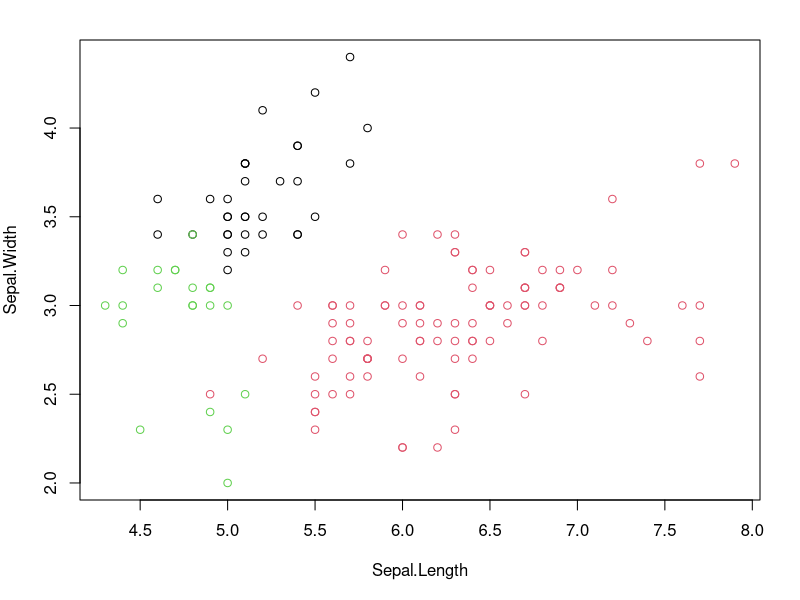
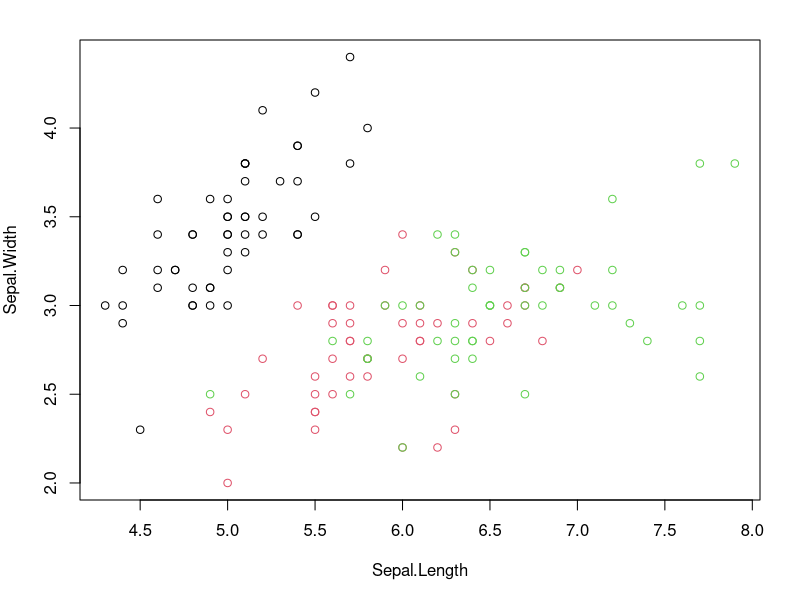
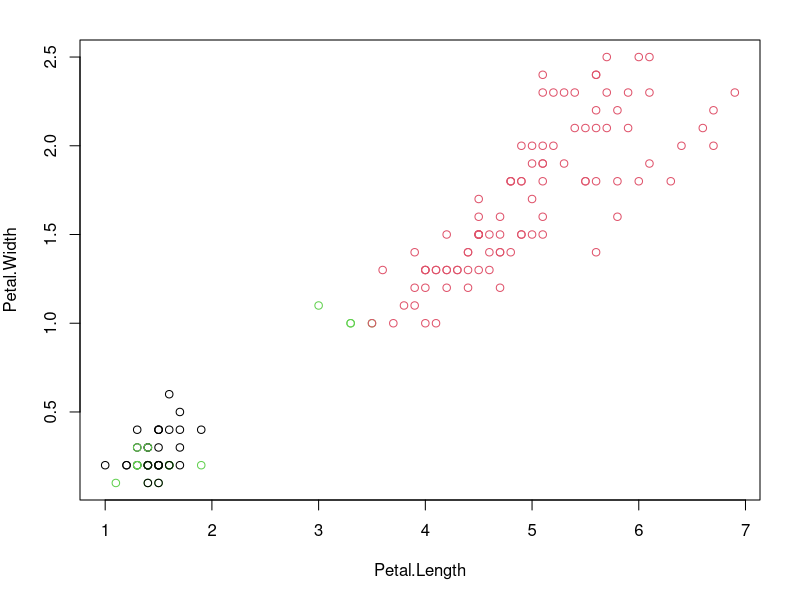
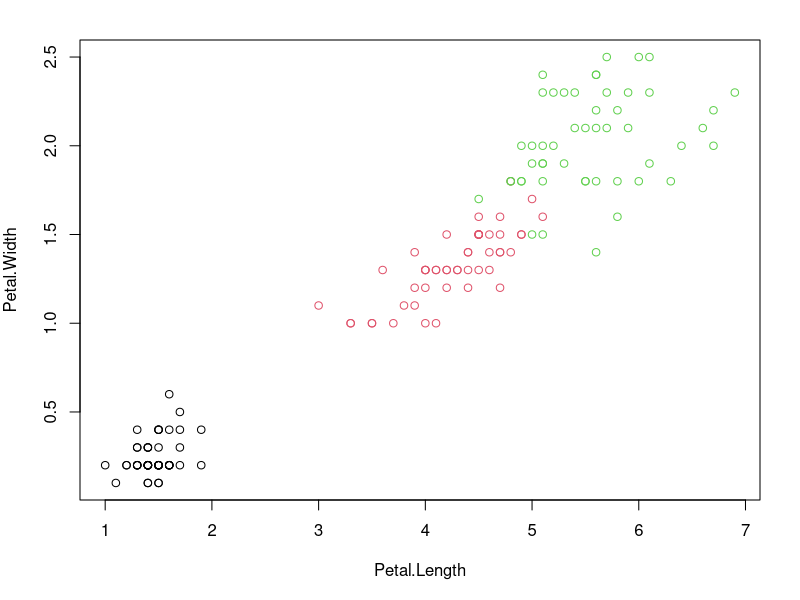
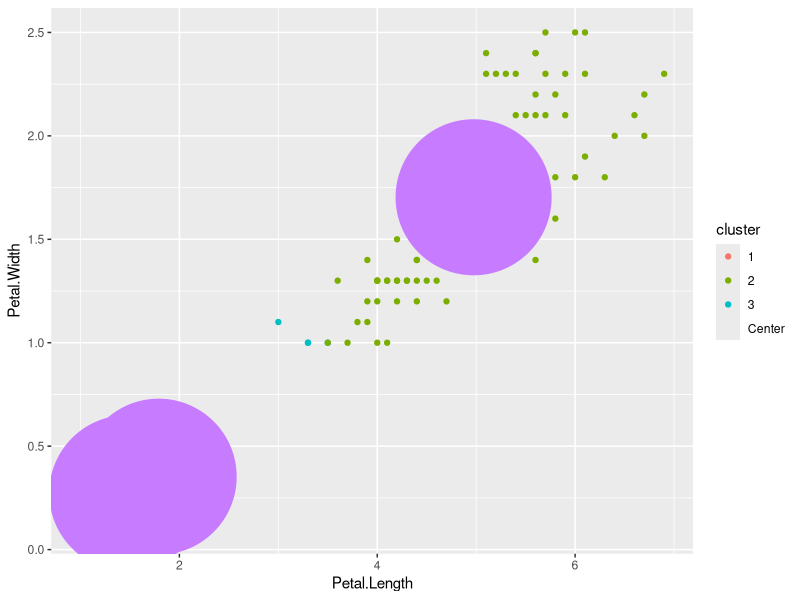
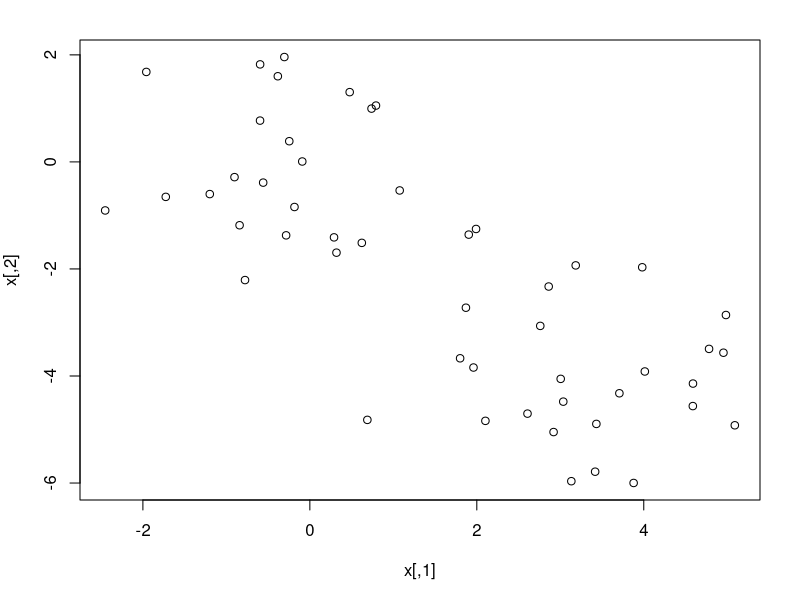
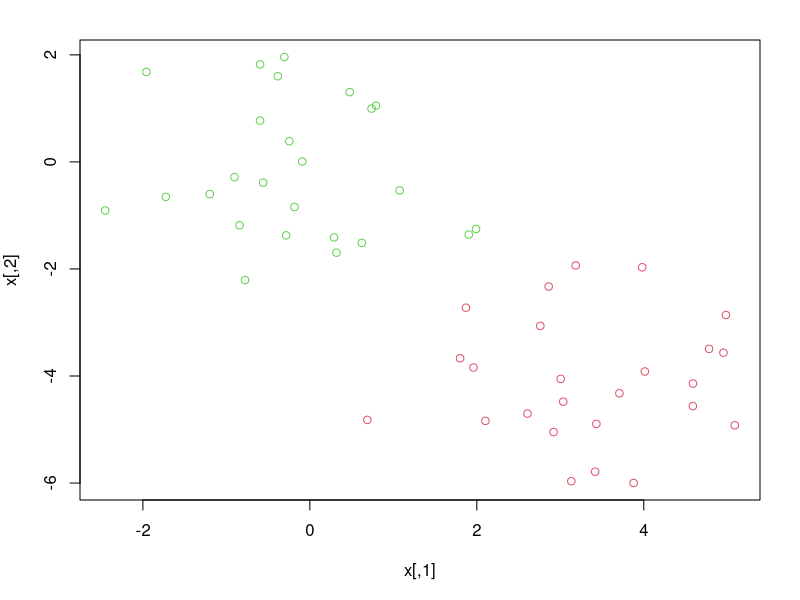

Write R code to recreate these figures, in order.
## ---- chunk 1
library("datasets")
data("iris")
summary(iris)
## ---- chunk 2
iris.new <- iris[, 1:4]
iris.class <- iris[, "Species"]
set.seed(1356)
result <- kmeans(iris.new, 3)
## ---- chunk 3
par(mfow=c(2,2), mar=c(5,4,2,2))
plot(iris.new[, c(1,2)], col=result$cluster)
plot(iris.new[, c(1,2)], col=iris.class)
plot(iris.new[, c(3,4)], col=result$cluster)
plot(iris.new[, c(3,4)], col=iris.class)
## ---- chunk 4
result$tot.withinss
## ---- chunk 5
attributes(result)$names
## ---- chunk 6
iris.new$cluster <- factor(result$cluster)
centers <- as.data.frame(result$centers)
library(ggplot2)
ggplot() + 
  geom_point(data=iris.new, aes(x=Petal.Length, y=Petal.Width, color=cluster)) + 
  geom_point(data=centers, aes(x=Petal.Length, y=Petal.Width, color="Center"), size=52, alpha=3, show.legend = FALSE)
## ---- chunk 7
set.seed(2)
x <- matrix(rnorm(50*2), ncol = 2)
x[1:25, 1] <- x[1:25, 1] + 3
x[1:25, 2] <- x[1:25, 2] - 4
plot(x)
## ---- chunk 8
km.out <- kmeans(x, 2)
plot(x, col = (km.out$cluster + 1))
